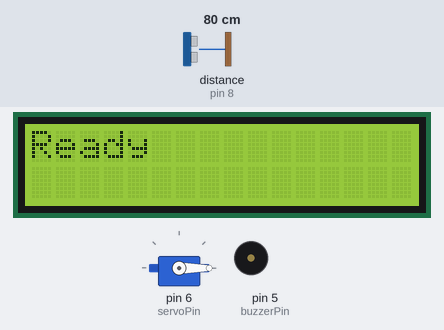
Recording of a sketch running on a simulated Arduino Uno, built with avr-gcc and run on an emulated ATmega328P. Parts: 16×2 character LCD, servo, buzzer (waves = sounding). The inputs (shaded band) are chosen by the test bench; at power-on: distance to the obstacle (sensor on pin 8) 80 cm. The echo pulse lasts 58.3 µs per cm. At 6.5 s the program stops and its outputs stay as they are.

Above: at 1.3 s.
At 4.0 s:
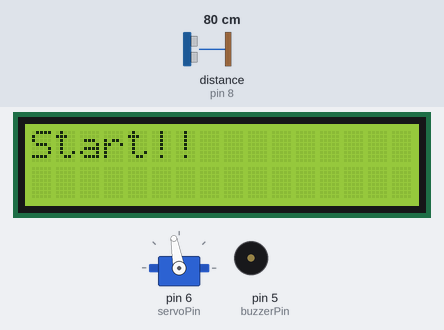
4.1 s: distance to the obstacle (sensor on pin 8) set to 2 cm
At 6.8 s:
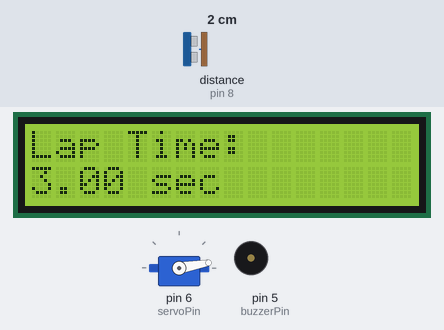
Timing chart, 0 to 8.0 s (numbered marks = the images above; inputs shaded):
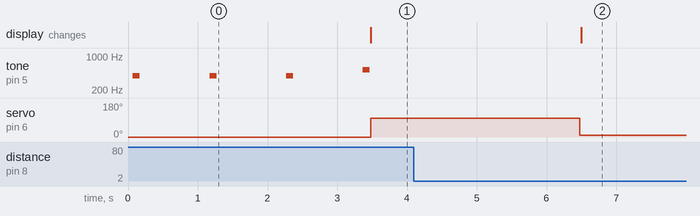

The sketch:

teamProjectFinal.ino
```cpp
#include <Wire.h>
#include <LiquidCrystal_I2C.h>
#include <Servo.h>

// I2C LCD 설정
LiquidCrystal_I2C lcd(0x27, 16, 2); // I2C 주소가 0x27인 16x2 LCD

// 서보 설정
Servo myServo;
const int servoPin = 6;

// 초음파 센서 설정
const int trigPin = 9;
const int echoPin = 8;

// 결승선 감지 거리 기준값 (5cm)
const int finishLineThreshold = 5;

// 부저 핀
const int buzzerPin = 5;

// 시간 측정 변수
unsigned long startTime;
unsigned long endTime;
bool raceStarted = false;

void setup() {
  // I2C LCD 초기화
  lcd.init();
  lcd.backlight();
  lcd.print("Ready");

  // 서보 초기화
  myServo.attach(servoPin);
  myServo.write(0); // 시작 차단기 닫힘 상태

  // 초음파 센서 핀 초기화
  pinMode(trigPin, OUTPUT);
  pinMode(echoPin, INPUT);

  // 부저 핀 초기화
  pinMode(buzzerPin, OUTPUT);
  digitalWrite(buzzerPin, LOW);

  // 시리얼 통신 시작
  Serial.begin(9600);
}

void loop() {
  if (!raceStarted) {
    // 레이스가 시작되지 않은 경우
    raceStarted = true;

    // 부저 소리 출력
    tone(buzzerPin, 392); // "시(C)" 주파수 (Hz)
    delay(100);
    noTone(buzzerPin);
    delay(1000);
    tone(buzzerPin, 392); // "시(C)" 주파수 (Hz)
    delay(100);
    noTone(buzzerPin);
    delay(1000);
    tone(buzzerPin, 392); // "시(C)" 주파수 (Hz)
    delay(100);
    noTone(buzzerPin);
    delay(1000);
    tone(buzzerPin, 523); // "높은 도(C)" 주파수 (Hz)
    delay(100);
    noTone(buzzerPin);

    // LCD 업데이트 - 부저 마지막 소리에 맞춰 표시
    lcd.clear();
    lcd.print("Start!!");

    // 타이머 시작
    startTime = millis();

    // 서보 모터 동작
    myServo.write(100); // 시작 차단기 열림
    delay(3000);
    myServo.write(10); // 시작 차단기 닫힘
  }

  // 결승선에 도착 여부 확인
  bool finishLineReached = checkFinishLine(trigPin, echoPin);

  // 결승선에 도착했으면 레이스 종료
  if (finishLineReached) {
    endTime = millis();
    unsigned long lapTime = endTime - startTime;

    // LCD에 걸린 시간 출력
    lcd.clear();
    lcd.setCursor(0, 0);
    lcd.print("Lap Time:");
    lcd.setCursor(0, 1);
    lcd.print(lapTime / 1000.0);
    lcd.print(" sec");

    // 프로그램 종료
    while (true) {}
  }

  delay(100);
}

// 초음파 센서를 사용하여 결승선에 도착 여부를 확인하는 함수
bool checkFinishLine(int trigPin, int echoPin) {
  digitalWrite(trigPin, LOW);
  delayMicroseconds(2);
  digitalWrite(trigPin, HIGH);
  delayMicroseconds(10);
  digitalWrite(trigPin, LOW);

  long duration = pulseIn(echoPin, HIGH);
  long distance = (duration / 2) / 29.1;

  // 결승선 감지 거리 기준값 이내면 true 반환
  if (distance < finishLineThreshold) {
    return true;
  } else {
    return false;
  }
}
```

Measured:
- after the input at 4.1 s, the display: changes after 2.4 s (image 2)
- by itself, tone on pin 5 (buzzerPin): plays 392 Hz for 0.10 s, 392 Hz for 0.10 s, 392 Hz for 0.10 s, 523 Hz for 0.10 s
